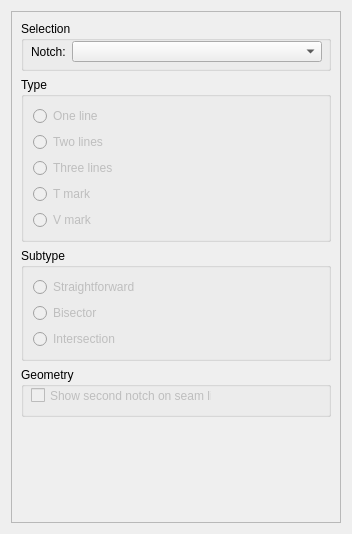
<?xml version="1.0" encoding="UTF-8"?>
<ui version="4.0">
 <class>NotchesTab</class>
 <widget class="QWidget" name="NotchesTab">
  <property name="geometry">
   <rect>
    <x>0</x>
    <y>0</y>
    <width>352</width>
    <height>534</height>
   </rect>
  </property>
  <property name="windowTitle">
   <string notr="true">Form</string>
  </property>
  <layout class="QVBoxLayout" name="verticalLayout_4">
   <item>
    <widget class="QScrollArea" name="scrollArea">
     <property name="widgetResizable">
      <bool>true</bool>
     </property>
     <widget class="QWidget" name="scrollAreaWidgetContents">
      <property name="geometry">
       <rect>
        <x>0</x>
        <y>0</y>
        <width>332</width>
        <height>514</height>
       </rect>
      </property>
      <layout class="QVBoxLayout" name="verticalLayout_3">
       <item>
        <widget class="QGroupBox" name="selection_GroupBox">
         <property name="minimumSize">
          <size>
           <width>0</width>
           <height>50</height>
          </size>
         </property>
         <property name="title">
          <string>Selection</string>
         </property>
         <widget class="QWidget" name="layoutWidget">
          <property name="geometry">
           <rect>
            <x>10</x>
            <y>20</y>
            <width>291</width>
            <height>21</height>
           </rect>
          </property>
          <layout class="QFormLayout" name="formLayout">
           <property name="fieldGrowthPolicy">
            <enum>QFormLayout::ExpandingFieldsGrow</enum>
           </property>
           <item row="0" column="0">
            <widget class="QLabel" name="label">
             <property name="text">
              <string>Notch:</string>
             </property>
            </widget>
           </item>
           <item row="0" column="1">
            <widget class="QComboBox" name="notches_ComboBox">
             <property name="sizePolicy">
              <sizepolicy hsizetype="Expanding" vsizetype="Fixed">
               <horstretch>0</horstretch>
               <verstretch>0</verstretch>
              </sizepolicy>
             </property>
             <property name="minimumSize">
              <size>
               <width>150</width>
               <height>0</height>
              </size>
             </property>
            </widget>
           </item>
          </layout>
         </widget>
        </widget>
       </item>
       <item>
        <widget class="QGroupBox" name="notchType_GroupBox">
         <property name="enabled">
          <bool>true</bool>
         </property>
         <property name="title">
          <string>Type</string>
         </property>
         <layout class="QVBoxLayout" name="verticalLayout">
          <item>
           <widget class="QRadioButton" name="oneLine_RadioButton">
            <property name="enabled">
             <bool>false</bool>
            </property>
            <property name="text">
             <string>One line</string>
            </property>
            <attribute name="buttonGroup">
             <string notr="true">notchType_ButtonGroup</string>
            </attribute>
           </widget>
          </item>
          <item>
           <widget class="QRadioButton" name="twoLines_RadioButton">
            <property name="enabled">
             <bool>false</bool>
            </property>
            <property name="text">
             <string>Two lines</string>
            </property>
            <attribute name="buttonGroup">
             <string notr="true">notchType_ButtonGroup</string>
            </attribute>
           </widget>
          </item>
          <item>
           <widget class="QRadioButton" name="threeLines_RadioButton">
            <property name="enabled">
             <bool>false</bool>
            </property>
            <property name="text">
             <string>Three lines</string>
            </property>
            <attribute name="buttonGroup">
             <string notr="true">notchType_ButtonGroup</string>
            </attribute>
           </widget>
          </item>
          <item>
           <widget class="QRadioButton" name="tMark_RadioButton">
            <property name="enabled">
             <bool>false</bool>
            </property>
            <property name="text">
             <string>T mark</string>
            </property>
            <attribute name="buttonGroup">
             <string notr="true">notchType_ButtonGroup</string>
            </attribute>
           </widget>
          </item>
          <item>
           <widget class="QRadioButton" name="vMark_RadioButton">
            <property name="enabled">
             <bool>false</bool>
            </property>
            <property name="text">
             <string>V mark</string>
            </property>
            <attribute name="buttonGroup">
             <string notr="true">notchType_ButtonGroup</string>
            </attribute>
           </widget>
          </item>
         </layout>
        </widget>
       </item>
       <item>
        <widget class="QGroupBox" name="notchSubType_GroupBox">
         <property name="title">
          <string>Subtype</string>
         </property>
         <layout class="QVBoxLayout" name="verticalLayout_2">
          <item>
           <widget class="QRadioButton" name="straightforward_RadioButton">
            <property name="enabled">
             <bool>false</bool>
            </property>
            <property name="text">
             <string>Straightforward</string>
            </property>
            <attribute name="buttonGroup">
             <string notr="true">notchSubType_ButtonGroup</string>
            </attribute>
           </widget>
          </item>
          <item>
           <widget class="QRadioButton" name="bisector_RadioButton">
            <property name="enabled">
             <bool>false</bool>
            </property>
            <property name="text">
             <string>Bisector</string>
            </property>
            <attribute name="buttonGroup">
             <string notr="true">notchSubType_ButtonGroup</string>
            </attribute>
           </widget>
          </item>
          <item>
           <widget class="QRadioButton" name="intersection_RadioButton">
            <property name="enabled">
             <bool>false</bool>
            </property>
            <property name="toolTip">
             <string>Select to designate a corner point as a notch</string>
            </property>
            <property name="text">
             <string>Intersection</string>
            </property>
            <attribute name="buttonGroup">
             <string notr="true">notchSubType_ButtonGroup</string>
            </attribute>
           </widget>
          </item>
         </layout>
        </widget>
       </item>
       <item>
        <widget class="QGroupBox" name="geometry_GroupBox">
         <property name="minimumSize">
          <size>
           <width>0</width>
           <height>50</height>
          </size>
         </property>
         <property name="title">
          <string>Geometry</string>
         </property>
         <widget class="QCheckBox" name="showSecondNotch_CheckBox">
          <property name="enabled">
           <bool>false</bool>
          </property>
          <property name="geometry">
           <rect>
            <x>10</x>
            <y>20</y>
            <width>181</width>
            <height>17</height>
           </rect>
          </property>
          <property name="toolTip">
           <string>This option has effect only if the second notch on seam line is enabled in global preferences. The option helps disable the second notch for this notch only.</string>
          </property>
          <property name="text">
           <string>Show second notch on seam line</string>
          </property>
         </widget>
        </widget>
       </item>
       <item>
        <spacer name="verticalSpacer">
         <property name="orientation">
          <enum>Qt::Vertical</enum>
         </property>
         <property name="sizeHint" stdset="0">
          <size>
           <width>20</width>
           <height>11</height>
          </size>
         </property>
        </spacer>
       </item>
      </layout>
     </widget>
    </widget>
   </item>
  </layout>
 </widget>
 <resources/>
 <connections/>
 <buttongroups>
  <buttongroup name="notchType_ButtonGroup"/>
  <buttongroup name="notchSubType_ButtonGroup"/>
 </buttongroups>
</ui>
